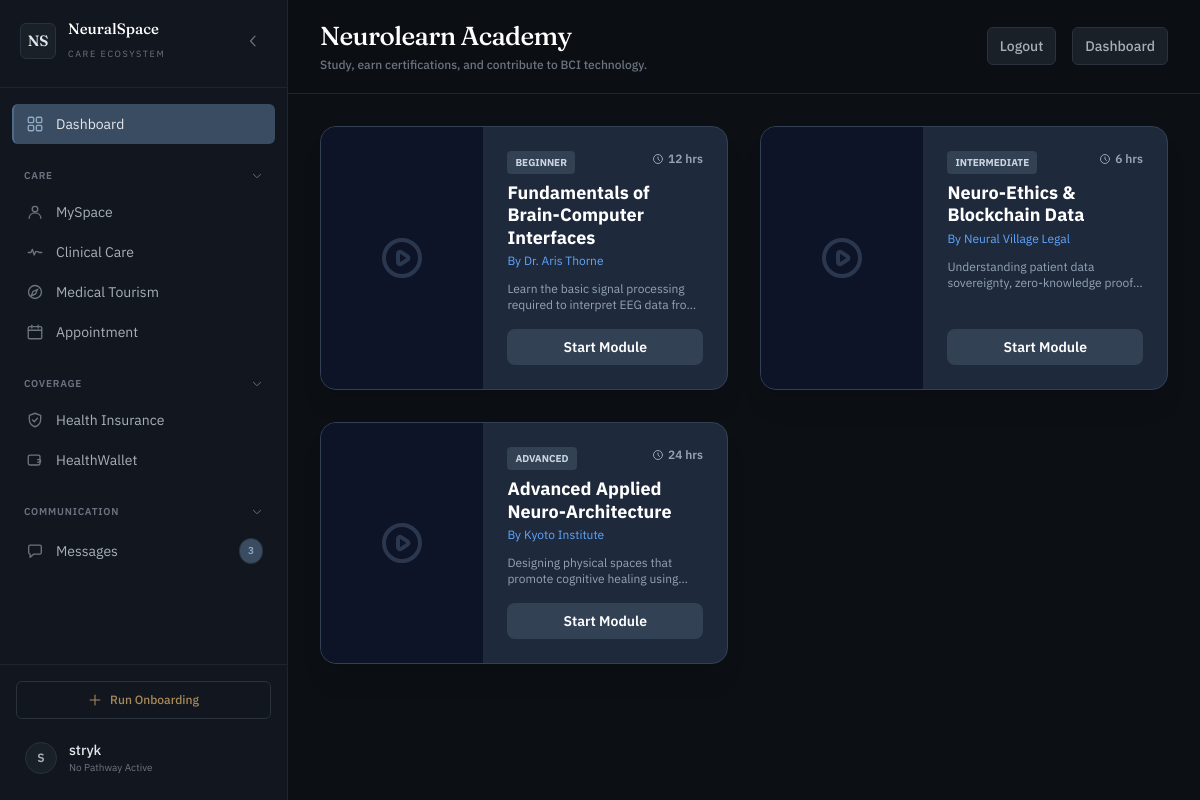
The app's page /neurolearn/ (signed in) with its own data.
### core/models.py (models this page shows)
class NeurolearnCourse(models.Model):
    title = models.CharField(max_length=200)
    instructor = models.CharField(max_length=150)
    duration_hours = models.IntegerField()
    difficulty = models.CharField(max_length=50, default='Beginner')
    description = models.TextField()

### core/views.py (the view)
# urls.py: path('neurolearn/', views.neurolearn, name='neurolearn'),
@login_required(login_url='login')
def neurolearn(request):
    courses = NeurolearnCourse.objects.all()
    enrollments = Enrollment.objects.filter(user=request.user)
    enrolled_course_ids = set(enrollment.course_id for enrollment in enrollments)
    return render(request, 'neurolearn.html', {
        'courses': courses,
        'profile': get_current_profile(request),
        'enrollments': {enrollment.course_id: enrollment for enrollment in enrollments},
        'enrolled_course_ids': enrolled_course_ids
    })

### core/views.py (called while the page is built)
def get_current_profile(request=None):
    if request and hasattr(request, 'user') and request.user.is_authenticated:
        return NeuroProfile.objects.filter(user=request.user).first()
    return None

### templates/neurolearn.html (shortened to what this page needs)
{% extends 'base.html' %}
{% block page_title %}Neurolearn Academy{% endblock %}
{% block page_subtitle %}Study, earn certifications, and contribute to BCI technology.{% endblock %}
{% block content %}
<div class="grid grid-cols-1 md:grid-cols-2 gap-8">
    {% if courses %}
        {% for course in courses %}
        <div class="bg-slate-800 rounded-2xl border border-slate-700 shadow-xl overflow-hidden flex flex-col md:flex-row">
        <div class="md:w-2/5 bg-slate-900 relative">
            <div class="absolute inset-0 bg-blue-900/20 mix-blend-multiply"></div>
            <div class="w-full h-full min-h-[160px] flex items-center justify-center">
            </div>
        </div>
        <div class="md:w-3/5 p-6 flex flex-col justify-between">
            <div>
                <div class="flex justify-between items-start mb-2">
                    <span class="text-[10px] bg-slate-700 text-slate-300 px-2 py-1 rounded uppercase font-bold">{{ course.difficulty }}</span>
                    <span class="text-xs text-slate-400 font-semibold flex items-center"><svg class="w-3 h-3 mr-1" fill="none" stroke="currentColor" viewBox="0 0 24 24"><path stroke-linecap="round" stroke-linejoin="round" stroke-width="2" d="M12 8v4l3 3m6-3a9 9 0 11-18 0 9 9 0 0118 0z"></path></svg> {{ course.duration_hours }} hrs</span>
                </div>
                <h3 class="font-bold text-lg text-white mb-1 leading-tight">{{ course.title }}</h3>
                <p class="text-xs text-blue-400 mb-3">By {{ course.instructor }}</p>
                <p class="text-xs text-slate-400 line-clamp-2 mb-4">{{ course.description }}</p>
            </div>
            <form method="post" action="{% url 'neurolearn_start_module' course.id %}">
                <button type="submit" class="w-full bg-slate-700 hover:bg-blue-600 text-white font-semibold py-2 rounded-lg transition text-sm">{% if course.id in enrolled_course_ids %}Continue{% else %}Start Module{% endif %}</button>
            </form>
        </div>
    </div>
    {% endfor %}
    {% else %}
    <div class="col-span-1 md:col-span-2 bg-slate-800 p-8 rounded-2xl border border-slate-700 text-center text-slate-400">
        <p class="text-sm">No courses are available right now. Please check back later for Neurolearn modules.</p>
    </div>
    {% endif %}
</div>
{% endblock %}

### templates/base.html (shortened to what this page needs)
<!DOCTYPE html>
<html lang="en">
<head>
    <script src="https://cdn.tailwindcss.com"></script>
    <link rel="stylesheet" href="https://unpkg.com/leaflet@1.9.4/dist/leaflet.css" />
</head>
<body class="h-screen flex overflow-hidden selection:bg-[#4F6B8A]/30 relative">
    {% if request.user.is_authenticated %}
    <aside id="sidebar" class="w-72 flex-shrink-0 h-full flex flex-col justify-between overflow-y-auto overflow-x-hidden border-r" style="background-color: var(--ink-900); border-color: var(--line-soft);">
        <div>
            <div class="flex items-center justify-between px-5 pt-5 pb-6 border-b" style="border-color: var(--line-soft);">
                <div class="flex items-center space-x-3 min-w-0">
                    <div class="w-9 h-9 rounded-md flex items-center justify-center flex-shrink-0 font-display text-[15px] font-semibold" style="background-color: var(--ink-800); border: 1px solid var(--line); color: var(--fog-100);">NS</div>
                    <div class="brand-text min-w-0">
                        <h1 class="font-display font-medium text-[15px] leading-tight text-white truncate">NeuralSpace</h1>
                        <span class="text-[9px] uppercase tracking-[0.18em]" style="color: var(--fog-500);">Care Ecosystem</span>
                    </div>
                </div>
                <button id="collapse-toggle" class="flex-shrink-0 w-7 h-7 rounded flex items-center justify-center hover:bg-[--ink-800]" style="color: var(--fog-500);" aria-label="Toggle sidebar" title="Toggle sidebar" onclick="toggleSidebar()">
                    <svg class="w-4 h-4" fill="none" stroke="currentColor" viewBox="0 0 20 20"><path stroke-linecap="round" stroke-linejoin="round" stroke-width="1.5" d="M12.5 4L7 10l5.5 6"/></svg>
                </button>
            </div>
            <nav class="px-3 py-4 text-sm">
                <div class="mb-1">
                    <a href="{% url 'dashboard' %}" class="nav-row nav-link active relative flex items-center space-x-3 py-2.5 px-3 rounded-md">
                        <span class="label-fade">Dashboard</span>
                    </a>
                </div>
                <div class="mt-4">
                    <button class="group-toggle w-full flex items-center justify-between px-3 py-1.5 text-[10px] font-semibold uppercase" onclick="toggleGroup('grp-care', this)">
                        <span class="group-heading">Care</span>
                        <svg class="group-chevron open w-3 h-3" fill="none" stroke="currentColor" viewBox="0 0 20 20"><path stroke-linecap="round" stroke-linejoin="round" stroke-width="1.6" d="M7 4l6 6-6 6"/></svg>
                    </button>
                    <div id="grp-care" class="nav-group-list" style="max-height: 220px;">
                        <a href="{% url 'myspace' %}" class="nav-row nav-link relative flex items-center space-x-3 py-2.5 px-3 rounded-md">
                            <svg class="w-[18px] h-[18px] flex-shrink-0" fill="none" stroke="currentColor" viewBox="0 0 20 20"><circle cx="10" cy="6.8" r="3.1" stroke-width="1.5"/><path stroke-linecap="round" stroke-width="1.5" d="M3.5 17c0-3.6 2.9-6 6.5-6s6.5 2.4 6.5 6"/></svg>
                            <span class="label-fade">MySpace</span>
                        </a>
                        <a href="{% url 'clinical_care' %}" class="nav-row nav-link relative flex items-center space-x-3 py-2.5 px-3 rounded-md">
                            <svg class="w-[18px] h-[18px] flex-shrink-0" fill="none" stroke="currentColor" viewBox="0 0 20 20"><path stroke-linecap="round" stroke-linejoin="round" stroke-width="1.5" d="M2.5 10.5h3l1.6-3.4 2 6.2 1.6-3.8h2.3l1.4 1h3.1"/></svg>
                            <span class="label-fade">Clinical Care</span>
                        </a>
                        <a href="{% url 'medical_tourism' %}" class="nav-row nav-link relative flex items-center space-x-3 py-2.5 px-3 rounded-md">
                            <svg class="w-[18px] h-[18px] flex-shrink-0" fill="none" stroke="currentColor" viewBox="0 0 20 20"><circle cx="10" cy="10" r="7.2" stroke-width="1.5"/><path stroke-linecap="round" stroke-width="1.5" d="M12.7 7.3l-2.1 4.9-4.9 2.1 2.1-4.9z"/></svg>
                            <span class="label-fade">Medical Tourism</span>
                        </a>
                        <a href="{% url 'appointment' %}" class="nav-row nav-link relative flex items-center space-x-3 py-2.5 px-3 rounded-md">
                            <svg class="w-[18px] h-[18px] flex-shrink-0" fill="none" stroke="currentColor" viewBox="0 0 20 20"><rect x="2.5" y="4" width="15" height="13.5" rx="1.5" stroke-width="1.5"/><path stroke-linecap="round" stroke-width="1.5" d="M2.5 8h15M6.5 2.5v3M13.5 2.5v3"/></svg>
                            <span class="label-fade">Appointment</span>
                        </a>
                    </div>
                </div>
                <div class="mt-4">
                    <button class="group-toggle w-full flex items-center justify-between px-3 py-1.5 text-[10px] font-semibold uppercase" onclick="toggleGroup('grp-coverage', this)">
                        <span class="group-heading">Coverage</span>
                        <svg class="group-chevron open w-3 h-3" fill="none" stroke="currentColor" viewBox="0 0 20 20"><path stroke-linecap="round" stroke-linejoin="round" stroke-width="1.6" d="M7 4l6 6-6 6"/></svg>
                    </button>
                    <div id="grp-coverage" class="nav-group-list" style="max-height: 120px;">
                        <a href="{% url 'insurance' %}" class="nav-row nav-link relative flex items-center space-x-3 py-2.5 px-3 rounded-md">
                            <span class="label-fade">Health Insurance</span>
                        </a>
                        <a href="{% url 'health_wallet' %}" class="nav-row nav-link relative flex items-center space-x-3 py-2.5 px-3 rounded-md">
                            <span class="label-fade">HealthWallet</span>
                        </a>
                    </div>
                </div>
                <div class="mt-4">
                    <button class="group-toggle w-full flex items-center justify-between px-3 py-1.5 text-[10px] font-semibold uppercase" onclick="toggleGroup('grp-comm', this)">
                        <span class="group-heading">Communication</span>
                        <svg class="group-chevron open w-3 h-3" fill="none" stroke="currentColor" viewBox="0 0 20 20"><path stroke-linecap="round" stroke-linejoin="round" stroke-width="1.6" d="M7 4l6 6-6 6"/></svg>
                    </button>
                    <div id="grp-comm" class="nav-group-list" style="max-height: 70px;">
                        <a href="{% url 'messages' %}" class="nav-row nav-link relative flex items-center justify-between py-2.5 px-3 rounded-md">
                            <span class="flex items-center space-x-3">
                                <svg class="w-[18px] h-[18px] flex-shrink-0" fill="none" stroke="currentColor" viewBox="0 0 20 20"><path stroke-linecap="round" stroke-linejoin="round" stroke-width="1.5" d="M3 5.3A1.8 1.8 0 014.8 3.5h10.4A1.8 1.8 0 0117 5.3v6.4a1.8 1.8 0 01-1.8 1.8H8.4L4.6 17v-3.6H4.8A1.8 1.8 0 013 11.6z"/></svg>
                                <span class="label-fade">Messages</span>
                            </span>
                            <span class="msg-badge text-[10px] font-semibold px-2 py-0.5 rounded-full" style="background-color: var(--accent-soft); color: var(--accent-text); border: 1px solid var(--line);">3</span>
                        </a>
                    </div>
                </div>
            </nav>
        </div>
        <div class="p-4 border-t" style="border-color: var(--line-soft);">
            <a href="{% url 'onboarding' %}" class="label-fade group flex items-center justify-center space-x-2 py-2.5 text-center rounded-md text-xs font-medium mb-3 border transition-colors" style="border-color: var(--line); color: var(--mark);">
                <svg class="w-3.5 h-3.5" fill="none" stroke="currentColor" viewBox="0 0 20 20"><path stroke-linecap="round" stroke-linejoin="round" stroke-width="1.5" d="M10 3v14M3 10h14"/></svg>
                <span>Run Onboarding</span>
            </a>
            <a href="{% url 'profile' %}" class="flex items-center space-x-3 p-2 rounded-md transition-colors" style="border: 1px solid transparent;" onmouseover="this.style.backgroundColor='var(--ink-800)'" onmouseout="this.style.backgroundColor='transparent'">
                <div class="w-8 h-8 rounded-full flex items-center justify-center text-xs font-semibold uppercase flex-shrink-0" style="background-color: var(--ink-800); border: 1px solid var(--line); color: var(--fog-300);">{{ profile.full_name|default:request.user.get_full_name|default:request.user.username|make_list|first }}</div>
                <div class="profile-text overflow-hidden flex-1">
                    <p class="text-sm font-medium truncate" style="color: var(--fog-100);">{{ profile.full_name|default:request.user.get_full_name|default:request.user.username }}</p>
                    <p class="text-[10px] truncate" style="color: var(--fog-500);">{{ profile.pathway|default:"No Pathway Active" }}</p>
                </div>
            </a>
        </div>
    </aside>
    {% endif %}
    <main class="flex-1 flex flex-col h-full relative overflow-y-auto z-10 w-full" style="background-color: var(--ink-950);">
        <header class="sticky top-0 z-30 backdrop-blur-xl border-b px-5 md:px-8 py-4 md:py-5 flex items-center justify-between" style="background-color: rgba(12,16,21,0.85); border-color: var(--line-soft);">
            <div class="pl-8 md:pl-0">
                <h2 class="font-display text-xl md:text-[26px] font-medium tracking-tight text-white leading-tight">{% block page_title %}Dashboard{% endblock %}</h2>
                <p class="text-[11px] md:text-xs mt-0.5 md:mt-1 font-medium" style="color: var(--fog-500);">{% block page_subtitle %}Overview &amp; Analytics{% endblock %}</p>
            </div>
            <div class="flex items-center space-x-3 md:space-x-4">
                {% if request.user.is_authenticated %}
                    <a href="{% url 'logout' %}" class="px-3 py-2 rounded-md text-sm font-medium" style="background-color: var(--ink-800); border: 1px solid var(--line); color: var(--fog-300);">Logout</a>
                    <a href="{% url 'dashboard' %}" class="px-3 py-2 rounded-md text-sm font-medium" style="background-color: var(--ink-800); border: 1px solid var(--line); color: var(--fog-300);">Dashboard</a>
                {% endif %}
            </div>
        </header>
        <div class="p-5 md:p-8 max-w-7xl mx-auto w-full content-in">
            {% block content %}{% endblock %}
        </div>
    </main>
</body>
</html>

### templates/base.html (style rules this page uses)
:root { --ink-950: #0C1015; --ink-900: #12171F; --ink-800: #1A2028; --ink-700: #212934; --line: #29323D; --line-soft: #1E2530; --fog-100: #E4E7EB; --fog-300: #A7AFB9; --fog-500: #6B7480; --accent: #4F6B8A; --accent-soft: #3A4C61; --accent-text: #8FAAC4; --signal: #7C9385; --mark: #A98A5B; }
* { box-sizing: border-box; }
body { font-family: 'IBM Plex Sans', sans-serif; background-color: var(--ink-950); color: var(--fog-100); }
.font-display { font-family: 'Fraunces', serif; font-optical-sizing: auto; }
.content-in { animation: settle 0.4s ease-out forwards; }
#sidebar { transition: width 0.22s ease, transform 0.3s cubic-bezier(0.4, 0, 0.2, 1); }
.nav-group-list { overflow: hidden; transition: max-height 0.25s ease; }
.nav-link { border-left: 2px solid transparent; transition: background-color 0.15s ease, border-color 0.15s ease, color 0.15s ease; color: var(--fog-300); }
.nav-link svg { color: var(--fog-500); transition: color 0.15s ease; }
.nav-link.active { background-color: var(--accent-soft); border-left-color: var(--accent); color: var(--fog-100); }
.nav-link.active svg { color: var(--accent-text); }
.group-toggle { color: var(--fog-500); letter-spacing: 0.08em; }
.group-chevron { transition: transform 0.2s ease; }
.group-chevron.open { transform: rotate(90deg); }
#collapse-toggle svg { transition: transform 0.22s ease; }

### records on screen
NeurolearnCourse: difficulty "BEGINNER", duration_hours "12", title "Fundamentals of Brain-Computer Interfaces", instructor "Dr. Aris Thorne", description "Learn the basic signal processing required to interpret EEG data…", shows "Start Module"
NeurolearnCourse: difficulty "INTERMEDIATE", duration_hours "6", title "Neuro-Ethics & Blockchain Data", instructor "Neural Village Legal", description "Understanding patient data sovereignty, zero-knowledge…", shows "Start Module"
NeurolearnCourse: difficulty "ADVANCED", duration_hours "24", title "Advanced Applied Neuro-Architecture", instructor "Kyoto Institute", description "Designing physical spaces that promote cognitive healing…", shows "Start Module"

### other values on screen
{{ profile.pathway|default:"No Pathway Active" }} "No Pathway Active"
